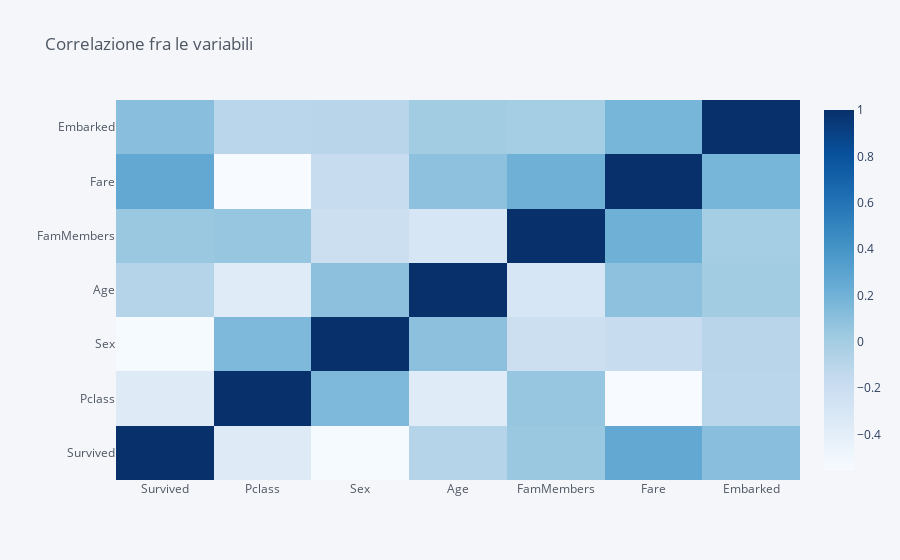

This figure's notebook cell:
### Code cell
titanic_corr.corr().iplot(kind = 'heatmap', colorscale="Blues", title = "Correlazione fra le variabili")

### Figure 1 — Plotly figure (JSON) as saved in the notebook; plotly's stock layout.template omitted (floating-point values rounded to 4 significant figures)
{"data": [{"colorscale": [[0, "rgb(247,251,255)"], [0.125, "rgb(222,235,247)"], [0.25, "rgb(198,219,239)"], [0.375, "rgb(158,202,225)"], [0.5, "rgb(107,174,214)"], [0.625, "rgb(66,146,198)"], [0.75, "rgb(33,113,181)"], [0.875, "rgb(8,81,156)"], [1, "rgb(8,48,107)"]], "type": "heatmap", "x": ["Survived", "Pclass", "Sex", "Age", "FamMembers", "Fare", "Embarked"], "y": ["Survived", "Pclass", "Sex", "Age", "FamMembers", "Fare", "Embarked"], "z": [[1, -0.3565, -0.5368, -0.08245, 0.04507, 0.2661, 0.1085], [-0.3565, 1, 0.1508, -0.3659, 0.05447, -0.5529, -0.1085], [-0.5368, 0.1508, 1, 0.09904, -0.2102, -0.1825, -0.09713], [-0.08245, -0.3659, 0.09904, 1, -0.3007, 0.09314, 0.01219], [0.04507, 0.05447, -0.2102, -0.3007, 1, 0.2065, -0.00558], [0.2661, -0.5529, -0.1825, 0.09314, 0.2065, 1, 0.1769], [0.1085, -0.1085, -0.09713, 0.01219, -0.00558, 0.1769, 1]], "zmax": 1, "zmin": -0.5529}], "layout": {"legend": {"bgcolor": "#F5F6F9", "font": {"color": "#4D5663"}}, "paper_bgcolor": "#F5F6F9", "plot_bgcolor": "#F5F6F9", "title": {"font": {"color": "#4D5663"}, "text": "Correlazione fra le variabili"}, "xaxis": {"gridcolor": "#E1E5ED", "showgrid": true, "tickfont": {"color": "#4D5663"}, "title": {"font": {"color": "#4D5663"}, "text": ""}, "zerolinecolor": "#E1E5ED"}, "yaxis": {"gridcolor": "#E1E5ED", "showgrid": true, "tickfont": {"color": "#4D5663"}, "title": {"font": {"color": "#4D5663"}, "text": ""}, "zerolinecolor": "#E1E5ED"}}}
